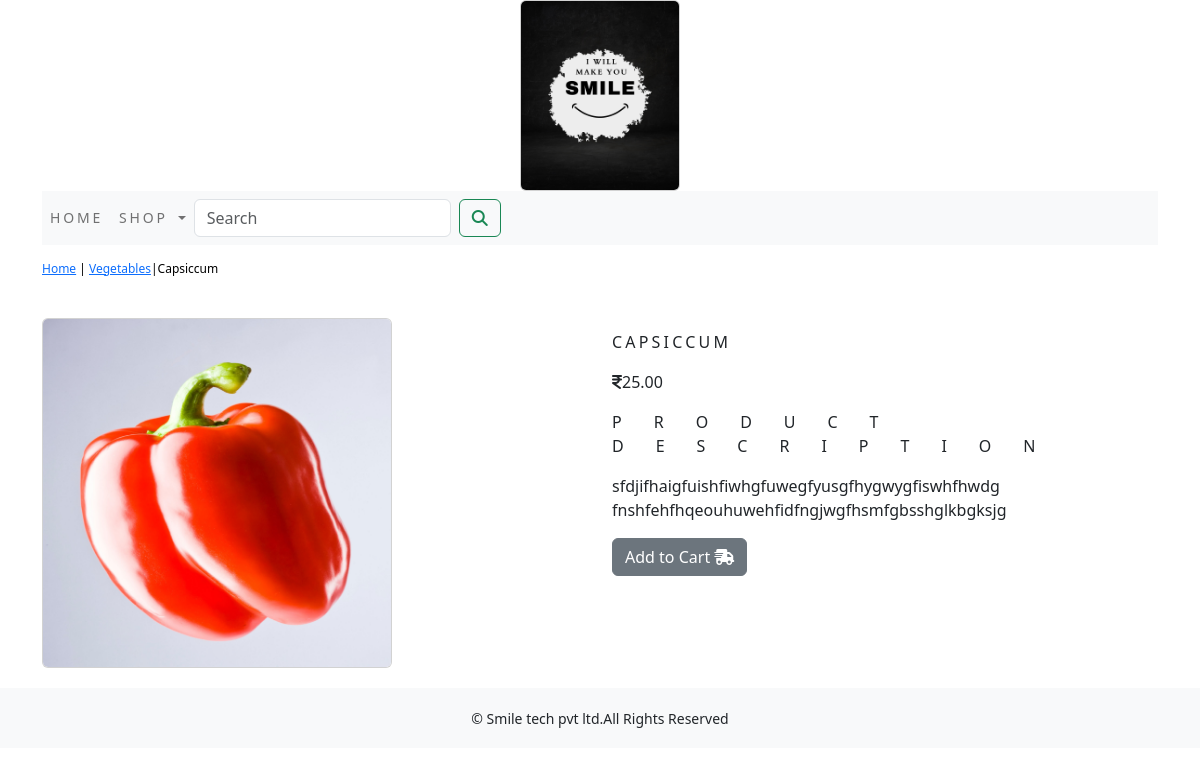
Screenshot of /ecommerce/vegetables/capsicum/ with the database file from the repository.
### ecommerce/models.py (models this page shows, shortened)
class Product(models.Model):
    name=models.CharField(max_length=250,unique=True)
    slug=models.SlugField(max_length=250,unique=True)
    description=models.TextField(blank=True)
    price=models.DecimalField(max_digits=10,decimal_places=2)
    category=models.ForeignKey(Category,on_delete=models.CASCADE)
    image=models.ImageField(upload_to='product',blank=True)
    stock=models.IntegerField()
    available=models.BooleanField(default=True)
    created=models.DateTimeField(auto_now_add=True)
    updated=models.DateTimeField(auto_now=True)
    class Meta:
        ordering = ('name',)
        verbose_name = 'product'
        verbose_name_plural = 'products'

class Category(models.Model):
    name=models.CharField(max_length=250,unique=True)
    slug=models.SlugField(max_length=250,unique=True)
    description=models.TextField(blank=True)
    image=models.ImageField(upload_to='category',blank=True)
    class Meta:
        ordering=('name',)
        verbose_name='category'
        verbose_name_plural='categories'
    def get_url(self):
        return reverse('ecommerce:product_by_category',args=[self.slug])
    def __str__(self):
        return '{}'.format(self.name)

### ecommerce/views.py (the view)
# urls.py: path('<slug:c_slug>/<slug:product_slug>/',views.proDetail,name='prodCatdetail'),
def proDetail(request, c_slug, product_slug):
    try:
        product = Product.objects.get(category__slug=c_slug, slug=product_slug)
    except Exception as e:
        raise e
    return render(request, "product.html", {"product": product})

### cart/context_processors.py (called while the page is built)
def counter(request):
    item_count=0
    if 'admin' in request.path:
        return {}
    else:
        try:
            cart=Cart.objects.filter(cart_id=_cart_id(request))
            cart_items=CartItem.objects.all().filter(cart=cart[:1])
            for cart_item in cart_items:
                item_count += cart_item.quantity
        except Cart.DoesNotExist:
            item_count=0
    return dict(item_count=item_count)

### cart/views.py (called while the page is built)
def _cart_id(request):
    cart=request.session.session_key
    if not cart:
        cart=request.session.create()
    return cart

### ecommerce/context_processors.py (called while the page is built)
def menu_links(request):
    links=Category.objects.all()
    return dict(links=links)

### templates/product.html (shortened to what this page needs)
{% extends 'base.html' %}
{% load static %}
{% block content %}
<div class="row my_prod_row_class">
        <div class="mx-auto">
                <p><a href="{% url 'ecommerce:allProdCat' %}">Home</a> | <a href="{{product.category.get_url}}">{{product.category}}</a>|{{product.name}}</p>
        </div>
<div class="container">
<br>
        <div class="row">
                <div class="col-12 col-sm-12 col-md-12 col-lg-6 text-center">
                        <div style="min-width:18rem">
                        <img class="card" style="height:350px; width:350px;" src="{{product.image.url}}" alt="{{product.name}}">
                        </div>
                </div>
        <div class="col-12 col-sm-12 col-md-12 col-lg-6">
                <div>
                <h1 class="my_prod_title" >{{product.name}}</h1>
                <p><i class="fa-solid fa-indian-rupee-sign"></i>{{product.price}}</p>
                <p class="my_title" >Product Description</p>
                <p class="text-justify my_prod_text">{{product.description}}</p>
                {% if product.stock <= 0 %}
                <p class="text-justify my_prod_text"><b>Out of stock</b></p>
                {% else %}
                <a class="btn btn-secondary" href="{% url 'cart:add_cart' product.id %}">Add to Cart  <i class="fa-solid fa-truck-fast"></i></a>
                {% endif %}
                 </div>
        </div>
</div>
</div>
</div>
{% endblock %}

### static/css/custom.css (style rules this page uses)
body { font-family: 'Roboto Condensed', sans-serif; }
.my_title { font-size : 16px; text-transform : uppercase; letter-spacing : 2em; }
.my_prod_row_class { padding-top : 15px; padding-bottom : 20px; }
.my_prod_row_class .mx-auto { color : #000; font-size : 12px; text-decoration : none; }
.my_prod_title { font-size : 16px; text-transform : uppercase; letter-spacing : .2em; padding-top : 15px; padding-bottom : 10px; }
.my_prod_text { padding-right : 20px; }

### rows the page displays
Product: category "Vegetables", name "Capsiccum", image (picture), name "CAPSICCUM", price "25.00", description "sfdjifhaigfuishfiwhgfuwegfyusgfhygwygfiswhfhwdg fnshfehfhqeouhuwehfidfngjwgfhsmfgbsshglkbgksjg"
